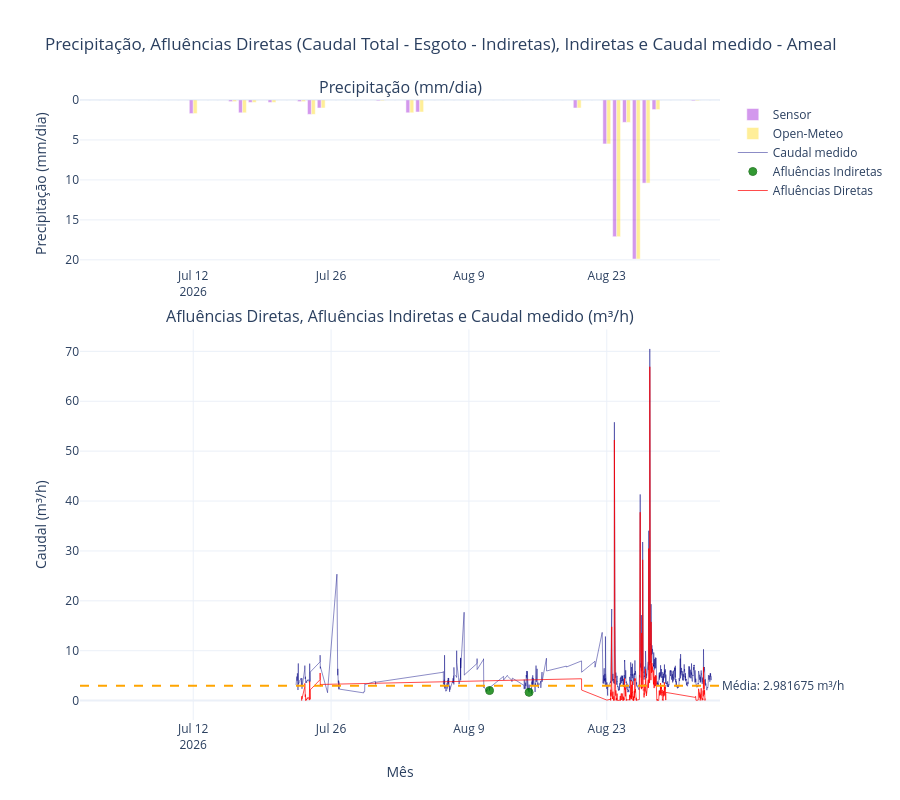

Here is the notebook cell this chart was saved with:
### Code cell
# Calcular caudal de afluências diretas (apenas dias COM chuva)
# Afluência Direta = Caudal Total - Caudal Esgoto - Afluências Indiretas

# Primeiro, criar conjunto de dias COM chuva
dias_com_chuva_sensor = set(precip_por_dia[precip_por_dia["precip_incremental"] > 0]['dia'].dt.date)
dias_com_chuva_openmeteo = set(openmeteo_por_dia[openmeteo_por_dia['precipitation'] > 0]['dia'].dt.date)

# Dias com chuva em pelo menos uma das fontes
dias_com_chuva = dias_com_chuva_sensor.union(dias_com_chuva_openmeteo)

# Filtrar caudal total apenas para dias com chuva
df_afluencias_diretas = df_caudal[df_caudal['dia'].isin(dias_com_chuva)].copy()

# Calcular caudal médio de esgoto (da análise anterior)
CAUDAL_MEDIO_ESGOTO = df_caudal_diretas_2min['caudal_esgoto_m3_h'].mean()

# Calcular afluência direta
# Afluência Direta = Caudal Total - Caudal Esgoto Médio - Afluências Indiretas Médias
df_afluencias_diretas['caudal_afluencia_direta_m3_h'] = (
    df_afluencias_diretas['caudal_m3_h'] - CAUDAL_MEDIO_ESGOTO - AFLUENCIA_INDIRETA_MINIMO_DOS_MINIMOS_M3H
)

# Filtrar valores negativos (quando caudal total é menor que a soma das afluências)
df_afluencias_diretas = df_afluencias_diretas[df_afluencias_diretas['caudal_afluencia_direta_m3_h'] >= 0].copy()

# Agrupar por intervalos de 2 minutos
df_afluencias_diretas_2min = (
    df_afluencias_diretas.set_index('data').resample('2min')['caudal_afluencia_direta_m3_h'].mean()
    .dropna()
    .reset_index()
)

print(f"Caudal médio de esgoto: {CAUDAL_MEDIO_ESGOTO:.6f} m³/h")
print(f"Média de afluências indiretas: {AFLUENCIA_INDIRETA_MINIMO_DOS_MINIMOS_M3H:.6f} m³/h")
print(f"Total de dias com chuva: {len(dias_com_chuva)}")
print(f"Registros de caudal em dias com chuva: {len(df_afluencias_diretas)}")
print(f"Após agrupamento de 2 min: {len(df_afluencias_diretas_2min)} registros")

if len(df_afluencias_diretas_2min) > 0:
    caudal_direto_medio = df_afluencias_diretas_2min['caudal_afluencia_direta_m3_h'].mean()
    print(f"Caudal de afluências diretas médio: {caudal_direto_medio:.6f} m³/h")
    print(f"Caudal de afluências diretas mínimo: {df_afluencias_diretas_2min['caudal_afluencia_direta_m3_h'].min():.6f} m³/h")
    print(f"Caudal de afluências diretas máximo: {df_afluencias_diretas_2min['caudal_afluencia_direta_m3_h'].max():.6f} m³/h")

# Criar gráfico de Afluências Diretas
fig_afluencias_diretas = make_subplots(
    rows=2, cols=1,
    row_heights=[0.3, 0.7],
    subplot_titles=('Precipitação (mm/dia)', 'Afluências Diretas, Afluências Indiretas e Caudal medido (m³/h)'),
    vertical_spacing=0.1,
    specs=[[{"secondary_y": False}], [{"secondary_y": False}]]
)

# Gráfico superior - Precipitação Sensor
fig_afluencias_diretas.add_trace(
    go.Bar(
        x=precip_por_dia['dia'],
        y=precip_por_dia['precip_incremental'],
        name='Sensor',
        marker_color='darkviolet',
        opacity=0.4,
        hovertemplate='<b>Sensor</b><br>Data: %{x|%Y-%m-%d}<br>Precipitação: %{y:.2f} mm/dia<extra></extra>'
    ),
    row=1, col=1
)

# Gráfico superior - Precipitação Open-Meteo
fig_afluencias_diretas.add_trace(
    go.Bar(
        x=openmeteo_por_dia['dia'],
        y=openmeteo_por_dia['precipitation'],
        name='Open-Meteo',
        marker_color='gold',
        opacity=0.4,
        hovertemplate='<b>Open-Meteo</b><br>Data: %{x|%Y-%m-%d}<br>Precipitação: %{y:.2f} mm/dia<extra></extra>'
    ),
    row=1, col=1
)

# Gráfico inferior - Caudal medido (m³/h), serie completa de 2 min, para
# comparar a afluencia direta com o caudal que o sensor registou na mesma hora.
fig_afluencias_diretas.add_trace(
    go.Scatter(
        x=df_caudal_10min['data'],
        y=df_caudal_10min['caudal_m3_h'],
        name='Caudal medido',
        mode='lines',
        line=dict(color='navy', width=1),
        opacity=0.45,
        hovertemplate='<b>Caudal medido</b><br>Data/Hora: %{x|%Y-%m-%d %H:%M}<br>Caudal: %{y:.4f} m³/h<extra></extra>'
    ),
    row=2, col=1
)

# Gráfico inferior - Afluências Indiretas (minimos 02:00-04:00 em dias sem
# chuva), no mesmo eixo X das diretas para comparar os dois periodos.
if len(df_caudal_sem_chuva_2min_filtrado) > 0:
    fig_afluencias_diretas.add_trace(
        go.Scatter(
            x=df_caudal_sem_chuva_2min_filtrado['data'],
            y=df_caudal_sem_chuva_2min_filtrado['caudal_m3_h'],
            name='Afluências Indiretas',
            mode='markers',
            marker=dict(color='green', size=8, line=dict(color='darkgreen', width=1)),
            opacity=0.8,
            hovertemplate='<b>Afluências Indiretas</b><br>Data/Hora: %{x|%Y-%m-%d %H:%M}<br>Caudal: %{y:.6f} m³/h<extra></extra>'
        ),
        row=2, col=1
    )

# Gráfico inferior - Caudal de Afluências Diretas
if len(df_afluencias_diretas_2min) > 0:
    fig_afluencias_diretas.add_trace(
        go.Scatter(
            x=df_afluencias_diretas_2min['data'],
            y=df_afluencias_diretas_2min['caudal_afluencia_direta_m3_h'],
            name='Afluências Diretas',
            mode='lines',
            line=dict(color='red', width=1),
            opacity=0.7,
            hovertemplate='<b>Afluências Diretas</b><br>Data/Hora: %{x|%Y-%m-%d %H:%M}<br>Caudal: %{y:.6f} m³/h<extra></extra>'
        ),
        row=2, col=1
    )
    
    # Adicionar linha horizontal com o valor médio
    caudal_direto_medio = df_afluencias_diretas_2min['caudal_afluencia_direta_m3_h'].mean()
    fig_afluencias_diretas.add_hline(
        y=caudal_direto_medio,
        line_dash="dash",
        line_color="orange",
        annotation_text=f"Média: {caudal_direto_medio:.6f} m³/h",
        annotation_position="right",
        row=2, col=1
    )

# Inverter eixo Y do gráfico superior (precipitação)
fig_afluencias_diretas.update_yaxes(autorange="reversed", row=1, col=1)

# Atualizar layout
fig_afluencias_diretas.update_layout(
    title_text=f'Precipitação, Afluências Diretas (Caudal Total - Esgoto - Indiretas), Indiretas e Caudal medido - {STATION_LABEL}',
    height=800,
    showlegend=True,
    hovermode='closest',
    template='plotly_white',
    xaxis=dict(matches='x2')
)

fig_afluencias_diretas.update_xaxes(title_text="Mês", row=2, col=1)
fig_afluencias_diretas.update_yaxes(title_text="Precipitação (mm/dia)", row=1, col=1)
fig_afluencias_diretas.update_yaxes(title_text="Caudal (m³/h)", row=2, col=1)

fig_afluencias_diretas.show()

### Figure 1 — Plotly figure (JSON) as saved in the notebook; plotly's stock layout.template omitted (floating-point values rounded to 4 significant figures; data arrays with more than 128 entries replaced by an {"elided": "..."} marker saying what was removed)
{"data": [{"hovertemplate": "<b>Sensor</b><br>Data: %{x|%Y-%m-%d}<br>Precipitação: %{y:.2f} mm/dia<extra></extra>", "marker": {"color": "darkviolet"}, "name": "Sensor", "opacity": 0.4, "type": "bar", "x": ["2026-07-01T00:00:00", "2026-07-02T00:00:00", "2026-07-03T00:00:00", "2026-07-04T00:00:00", "2026-07-05T00:00:00", "2026-07-06T00:00:00", "2026-07-07T00:00:00", "2026-07-08T00:00:00", "2026-07-09T00:00:00", "2026-07-10T00:00:00", "2026-07-11T00:00:00", "2026-07-12T00:00:00", "2026-07-13T00:00:00", "2026-07-14T00:00:00", "2026-07-15T00:00:00", "2026-07-16T00:00:00", "2026-07-17T00:00:00", "2026-07-18T00:00:00", "2026-07-19T00:00:00", "2026-07-20T00:00:00", "2026-07-21T00:00:00", "2026-07-22T00:00:00", "2026-07-23T00:00:00", "2026-07-24T00:00:00", "2026-07-25T00:00:00", "2026-07-26T00:00:00", "2026-07-27T00:00:00", "2026-07-28T00:00:00", "2026-07-29T00:00:00", "2026-07-30T00:00:00", "2026-07-31T00:00:00", "2026-08-01T00:00:00", "2026-08-02T00:00:00", "2026-08-03T00:00:00", "2026-08-04T00:00:00", "2026-08-05T00:00:00", "2026-08-06T00:00:00", "2026-08-07T00:00:00", "2026-08-08T00:00:00", "2026-08-09T00:00:00", "2026-08-10T00:00:00", "2026-08-11T00:00:00", "2026-08-12T00:00:00", "2026-08-13T00:00:00", "2026-08-14T00:00:00", "2026-08-15T00:00:00", "2026-08-16T00:00:00", "2026-08-17T00:00:00", "2026-08-18T00:00:00", "2026-08-19T00:00:00", "2026-08-20T00:00:00", "2026-08-21T00:00:00", "2026-08-22T00:00:00", "2026-08-23T00:00:00", "2026-08-24T00:00:00", "2026-08-25T00:00:00", "2026-08-26T00:00:00", "2026-08-27T00:00:00", "2026-08-28T00:00:00", "2026-08-29T00:00:00", "2026-08-30T00:00:00", "2026-08-31T00:00:00", "2026-09-01T00:00:00", "2026-09-02T00:00:00", "2026-09-03T00:00:00"], "xaxis": "x", "y": [0.0, 0.0, 0.0, 0.0, 0.0, 0.0, 0.0, 0.0, 0.0, 0.0, 0.0, 1.7, 0.0, 0.0, 0.0, 0.2, 1.6, 0.3, 0.0, 0.3, 0.0, 0.0, 0.2, 1.8, 1.0, 0.0, 0.0, 0.0, 0.0, 0.0, 0.1, 0.0, 0.0, 1.6, 1.5, 0.0, 0.0, 0.0, 0.0, 0.0, 0.0, 0.0, 0.0, 0.0, 0.0, 0.0, 0.0, 0.0, 0.0, 0.0, 1.0, 0.0, 0.0, 5.5, 17.1, 2.8, 19.9, 10.4, 1.2, 0.0, 0.0, 0.0, 0.1, 0.0, 0.0], "yaxis": "y"}, {"hovertemplate": "<b>Open-Meteo</b><br>Data: %{x|%Y-%m-%d}<br>Precipitação: %{y:.2f} mm/dia<extra></extra>", "marker": {"color": "gold"}, "name": "Open-Meteo", "opacity": 0.4, "type": "bar", "x": ["2026-07-01T00:00:00", "2026-07-02T00:00:00", "2026-07-03T00:00:00", "2026-07-04T00:00:00", "2026-07-05T00:00:00", "2026-07-06T00:00:00", "2026-07-07T00:00:00", "2026-07-08T00:00:00", "2026-07-09T00:00:00", "2026-07-10T00:00:00", "2026-07-11T00:00:00", "2026-07-12T00:00:00", "2026-07-13T00:00:00", "2026-07-14T00:00:00", "2026-07-15T00:00:00", "2026-07-16T00:00:00", "2026-07-17T00:00:00", "2026-07-18T00:00:00", "2026-07-19T00:00:00", "2026-07-20T00:00:00", "2026-07-21T00:00:00", "2026-07-22T00:00:00", "2026-07-23T00:00:00", "2026-07-24T00:00:00", "2026-07-25T00:00:00", "2026-07-26T00:00:00", "2026-07-27T00:00:00", "2026-07-28T00:00:00", "2026-07-29T00:00:00", "2026-07-30T00:00:00", "2026-07-31T00:00:00", "2026-08-01T00:00:00", "2026-08-02T00:00:00", "2026-08-03T00:00:00", "2026-08-04T00:00:00", "2026-08-05T00:00:00", "2026-08-06T00:00:00", "2026-08-07T00:00:00", "2026-08-08T00:00:00", "2026-08-09T00:00:00", "2026-08-10T00:00:00", "2026-08-11T00:00:00", "2026-08-12T00:00:00", "2026-08-13T00:00:00", "2026-08-14T00:00:00", "2026-08-15T00:00:00", "2026-08-16T00:00:00", "2026-08-17T00:00:00", "2026-08-18T00:00:00", "2026-08-19T00:00:00", "2026-08-20T00:00:00", "2026-08-21T00:00:00", "2026-08-22T00:00:00", "2026-08-23T00:00:00", "2026-08-24T00:00:00", "2026-08-25T00:00:00", "2026-08-26T00:00:00", "2026-08-27T00:00:00", "2026-08-28T00:00:00", "2026-08-29T00:00:00", "2026-08-30T00:00:00", "2026-08-31T00:00:00", "2026-09-01T00:00:00", "2026-09-02T00:00:00", "2026-09-03T00:00:00"], "xaxis": "x", "y": [0.0, 0.0, 0.0, 0.0, 0.0, 0.0, 0.0, 0.0, 0.0, 0.0, 0.0, 1.7, 0.0, 0.0, 0.0, 0.2, 1.6, 0.3, 0.0, 0.3, 0.0, 0.0, 0.2, 1.8, 1.0, 0.0, 0.0, 0.0, 0.0, 0.0, 0.1, 0.0, 0.0, 1.6, 1.5, 0.0, 0.0, 0.0, 0.0, 0.0, 0.0, 0.0, 0.0, 0.0, 0.0, 0.0, 0.0, 0.0, 0.0, 0.0, 1.0, 0.0, 0.0, 5.5, 17.1, 2.8, 19.9, 10.4, 1.2, 0.0, 0.0, 0.0, 0.1, 0.0, 0.0], "yaxis": "y"}, {"hovertemplate": "<b>Caudal medido</b><br>Data/Hora: %{x|%Y-%m-%d %H:%M}<br>Caudal: %{y:.4f} m³/h<extra></extra>", "line": {"color": "navy", "width": 1}, "mode": "lines", "name": "Caudal medido", "opacity": 0.45, "type": "scatter", "x": {"elided": "9193 str values"}, "xaxis": "x2", "y": {"elided": "9193 float values"}, "yaxis": "y2"}, {"hovertemplate": "<b>Afluências Indiretas</b><br>Data/Hora: %{x|%Y-%m-%d %H:%M}<br>Caudal: %{y:.6f} m³/h<extra></extra>", "marker": {"color": "green", "line": {"color": "darkgreen", "width": 1}, "size": 8}, "mode": "markers", "name": "Afluências Indiretas", "opacity": 0.8, "type": "scatter", "x": ["2026-08-11T02:16:00.000000", "2026-08-15T02:40:00.000000"], "xaxis": "x2", "y": [2.016, 1.656], "yaxis": "y2"}, {"hovertemplate": "<b>Afluências Diretas</b><br>Data/Hora: %{x|%Y-%m-%d %H:%M}<br>Caudal: %{y:.6f} m³/h<extra></extra>", "line": {"color": "red", "width": 1}, "mode": "lines", "name": "Afluências Diretas", "opacity": 0.7, "type": "scatter", "x": {"elided": "3654 str values"}, "xaxis": "x2", "y": {"elided": "3654 float values"}, "yaxis": "y2"}], "layout": {"annotations": [{"font": {"size": 16}, "showarrow": false, "text": "Precipitação (mm/dia)", "x": 0.5, "xanchor": "center", "xref": "paper", "y": 1, "yanchor": "bottom", "yref": "paper"}, {"font": {"size": 16}, "showarrow": false, "text": "Afluências Diretas, Afluências Indiretas e Caudal medido (m³/h)", "x": 0.5, "xanchor": "center", "xref": "paper", "y": 0.63, "yanchor": "bottom", "yref": "paper"}, {"showarrow": false, "text": "Média: 2.981675 m³/h", "x": 1, "xanchor": "left", "xref": "x2 domain", "y": 2.982, "yanchor": "middle", "yref": "y2"}], "height": 800, "hovermode": "closest", "shapes": [{"line": {"color": "orange", "dash": "dash"}, "type": "line", "x0": 0, "x1": 1, "xref": "x2 domain", "y0": 2.982, "y1": 2.982, "yref": "y2"}], "showlegend": true, "title": {"text": "Precipitação, Afluências Diretas (Caudal Total - Esgoto - Indiretas), Indiretas e Caudal medido - Ameal"}, "xaxis": {"anchor": "y", "domain": [0, 1], "matches": "x2"}, "xaxis2": {"anchor": "y2", "domain": [0, 1], "title": {"text": "Mês"}}, "yaxis": {"anchor": "x", "autorange": "reversed", "domain": [0.73, 1], "title": {"text": "Precipitação (mm/dia)"}}, "yaxis2": {"anchor": "x2", "domain": [0, 0.63], "title": {"text": "Caudal (m³/h)"}}}}
